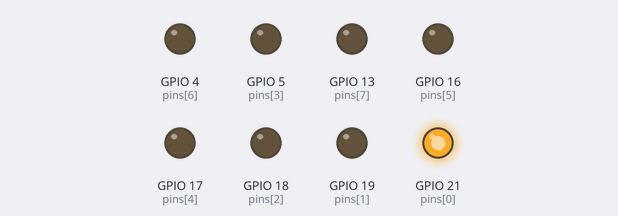
A sketch run on a simulated ESP32. Parts: output pins drawn as LEDs (lit = HIGH).

Above: at 0.5 s.
At 2.5 s:
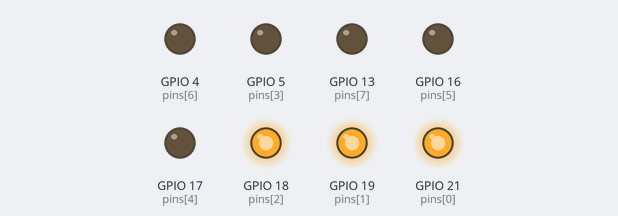
At 4.5 s:
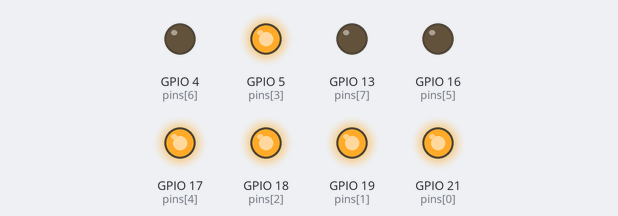
At 9.5 s:
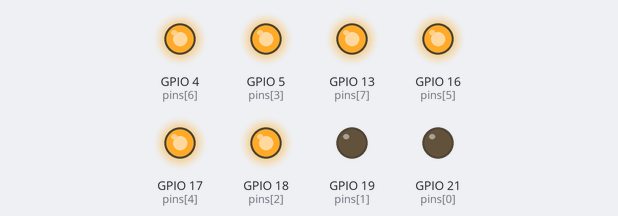
At 14.5 s:
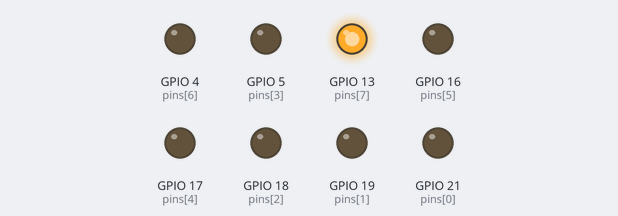
At 19.5 s:
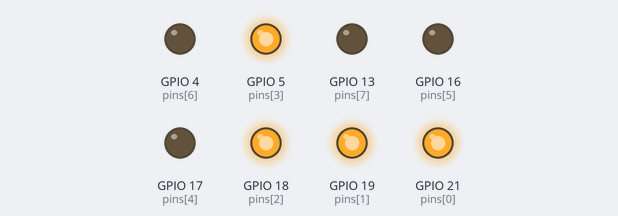
Timing chart, 0 to 20.8 s (numbered marks = the images above):
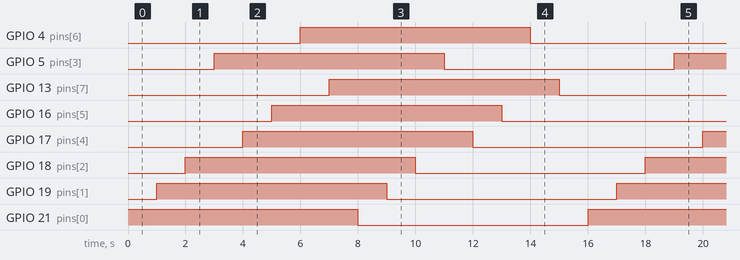

Measured:
- by itself, GPIO 4 (pins[6]), GPIO 5 (pins[3]), GPIO 13 (pins[7]), GPIO 16 (pins[5]), GPIO 17 (pins[4]), GPIO 18 (pins[2]), GPIO 19 (pins[1]), GPIO 21 (pins[0]): alternates HIGH for 8.0 s and LOW for 8.0 s
- by itself, everything shown: repeats every 16.0 s, in 16 steps

The sketch:

activate.ino
```cpp
int pins[] = {21, 19, 18, 5, 17, 16, 4, 13};

void setup() {
    for (int x = 0; x <= 7; x++) {
        pinMode(pins[x], OUTPUT);
    }
}

void loop() {
    for (int x = 0; x <= 7; x++) {
        digitalWrite(pins[x], HIGH);
        delay(1000);
    }
    for (int x = 0; x <= 7; x++) {
        digitalWrite(pins[x], LOW);
        delay(1000);
    }
}
```
